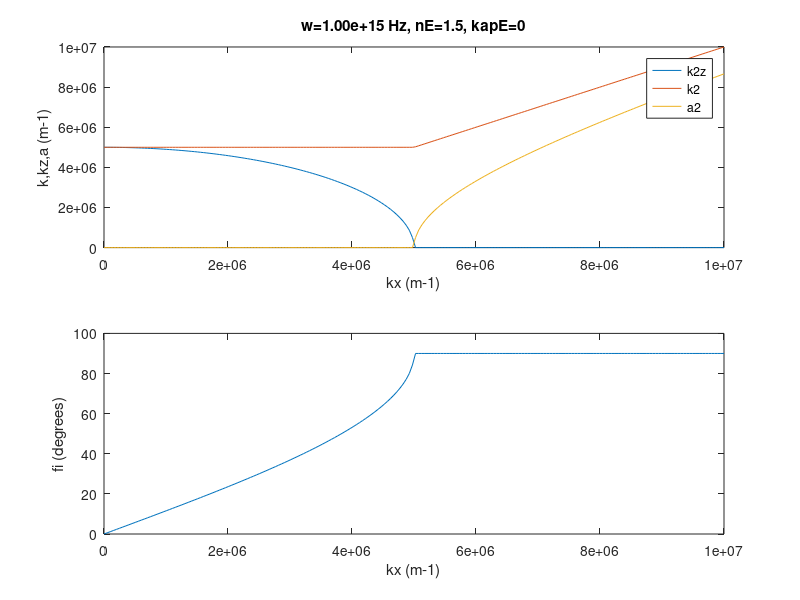

Recreate this plot in MATLAB.
% calc_a_k_kx.m
w=1e15; c=3e8;  k0=w/c;      
n2=1.5; kap2=0; 
kx=linspace(0,3*k0,200);
pre=n2^2-kap2^2-(kx/k0).^2;
pim=2*n2*kap2;
k2z=k0*sqrt(0.5*(pre+sqrt(pre.^2+pim.^2)));
a2=k0*sqrt(0.5*(-pre+sqrt(pre.^2+pim.^2)));
k2=sqrt(k2z.^2+kx.^2);
fi=atan(kx./k2z);
figure
subplot(2,1,1), plot(kx,k2z,kx,k2,kx,a2), ylabel('k,kz,a (m-1)'), xlabel('kx (m-1)')
title(['w=' num2str(w, '%10.2e\n') ' Hz, nE=' num2str(n2) ', kapE=' num2str(kap2)]), 
legend('k2z','k2','a2')
subplot(2,1,2), plot(kx,fi*90/pi*2),ylabel('fi (degrees)'), xlabel('kx (m-1)')